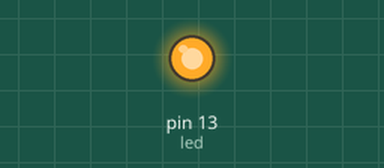
Recording of a sketch running on a simulated Arduino Uno, built with avr-gcc and run on an emulated ATmega328P. Shown: output pins drawn as LEDs (lit = HIGH).

Above: at 0.1 s.
Timing chart, 0 to 1.6 s (numbered marks = the images above):
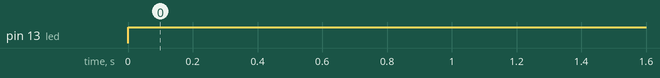

Measured:
- by itself, pin 13 (led): LOW → HIGH at 0.00 s

The sketch:

helloWorld.ino
```cpp
#define led 13

void setup() {
  pinMode(led, OUTPUT);
}

void loop() {
  digitalWrite(led, HIGH);
  delay(1000);
  digitalWrite(led, HIGH);
  delay(1000);
}
```
